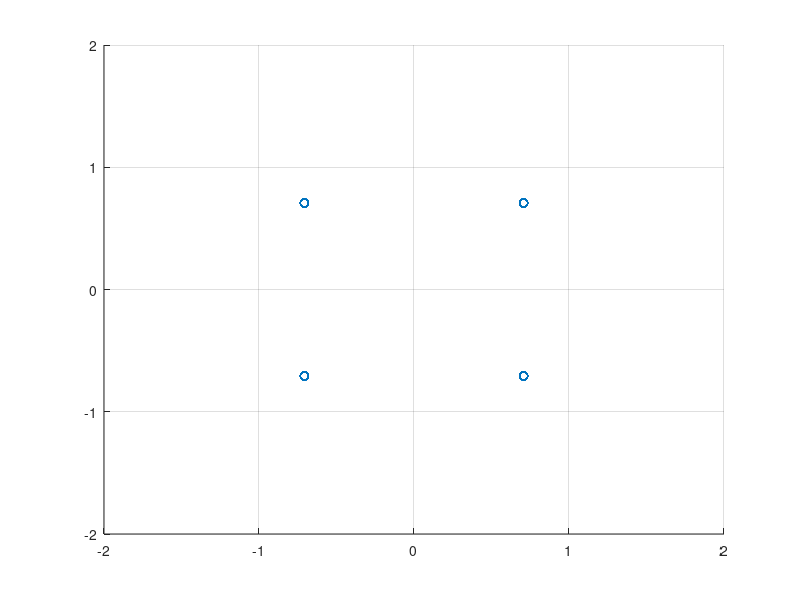
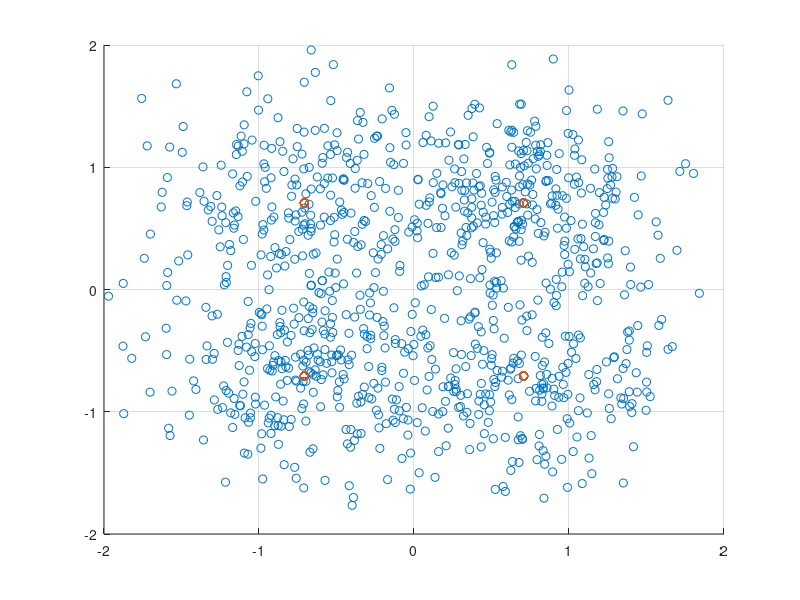

Reproduce these figures in MATLAB, in order.
clear;

% Parameter Setting

Tsym = 1; % symbol duration
Nsym = 1000; % number of symbol
Fs = 100; % sampling size
Fc = 10; % carrier frequency
Fe = 0; % 나중을 위해서  일단 남겨둔다.

N0 = 0.2;

% Simulation
t = [Tsym/Fs : Tsym/Fs : Tsym*Nsym];
Tmax = length(t);

% Symbol 생성
M=4;
symTable = zeros(1,4);
for i = 1:M
    i_m = 2*pi*(i-1)/M + pi/4;
    symTable(i) = cos(i_m) + j*sin(i_m);
end

% Basis Signal 생성
phi1 = cos(2*pi*Fc*t(1:Tsym*Fs));
Es = norm(phi1);
phi1 = phi1/Es;

phi2 = -sin(2*pi*Fc*t(1:Tsym*Fs));
Es = norm(phi2);
phi2 = phi2/Es;

%% TX

% 랜덤신호만들기
m = randi(M,1,Nsym); %1~M 중 Nsym 갯수 만큼 랜덤

% 심볼신호 만들기
theta_m = 2*pi*(m-1)/M + pi/4;% m이 벡터이기 때문에 theta_m도 벡터로 표현(값이 여러개)
bbSym = cos(theta_m) + j*sin(theta_m);

% Up-conversion (DAC 포함)
RFsignal = zeros(1,Tmax);
for iterT = 1:Tmax
    iterSym = floor((iterT-1)/Fs)+1;
    RFsignal(iterT) = real(bbSym(iterSym))*cos(2*pi*Fc*t(iterT))/Es - imag(bbSym(iterSym))*sin(2*pi*Fc*t(iterT))/Es;
end

% 참고1 - signal 보여주기
% figure(1)
% plot(t,RFsignal);
% xlim([0 2]);

% 참고2 - 심볼신호 보여주기
s = zeros(2,Nsym);
for i = 1:Nsym
    intStart = 1+(i-1)*Tsym*Fs;
    intEnd = i*Tsym*Fs;
    s(1,i) = sum(RFsignal(intStart:intEnd).*phi1);
    s(2,i) = sum(RFsignal(intStart:intEnd).*phi2);
end
figure(2)
scatter(s(1,:),s(2,:),'r*');
grid on;
axis([-2 2 -2 2]);


%% RX
% Coherent Detection
Ich = RFsignal .* cos(2*pi*(Fc+Fe)*t)/Es;
Qch = RFsignal .* sin(2*pi*(Fc+Fe)*t)/Es;

% Baseband Signal Representation
for i = 1:Nsym
    n_start = (i-1)*Tsym*Fs;
    bbSym_rx(i) = sum(Ich(n_start+1:n_start+Tsym*Fs) - j*Qch(n_start+1:n_start+Tsym*Fs));
end
sigPower = mean(abs(bbSym_rx).^2);

% Noise Insertion
noise = sqrt(N0)*randn(1,length(bbSym_rx)) + j*sqrt(N0)*randn(1,length(bbSym_rx));
bbSymN_rx = bbSym_rx+noise;
noisePower = mean(abs(noise).^2);
SNR = 10*log10(sigPower/noisePower)

% Signal Space Representation
figure(3)
scatter(real(bbSymN_rx), imag(bbSymN_rx));
grid on;
axis([-2 2 -2 2]);
hold on;
scatter(s(1,:),s(2,:),'r*');

% Optimal Receiver
hd_bbSym = zeros(1,Nsym);
for i= 1:Nsym
    corr_result = bbSymN_rx(i)*conj(symTable);
    [dammyVal hd_index] = max(real(corr_result));
    hd_bbSym(i) = symTable(hd_index);
end

SER = sum( abs(hd_bbSym - bbSym) > 0.01) /Nsym